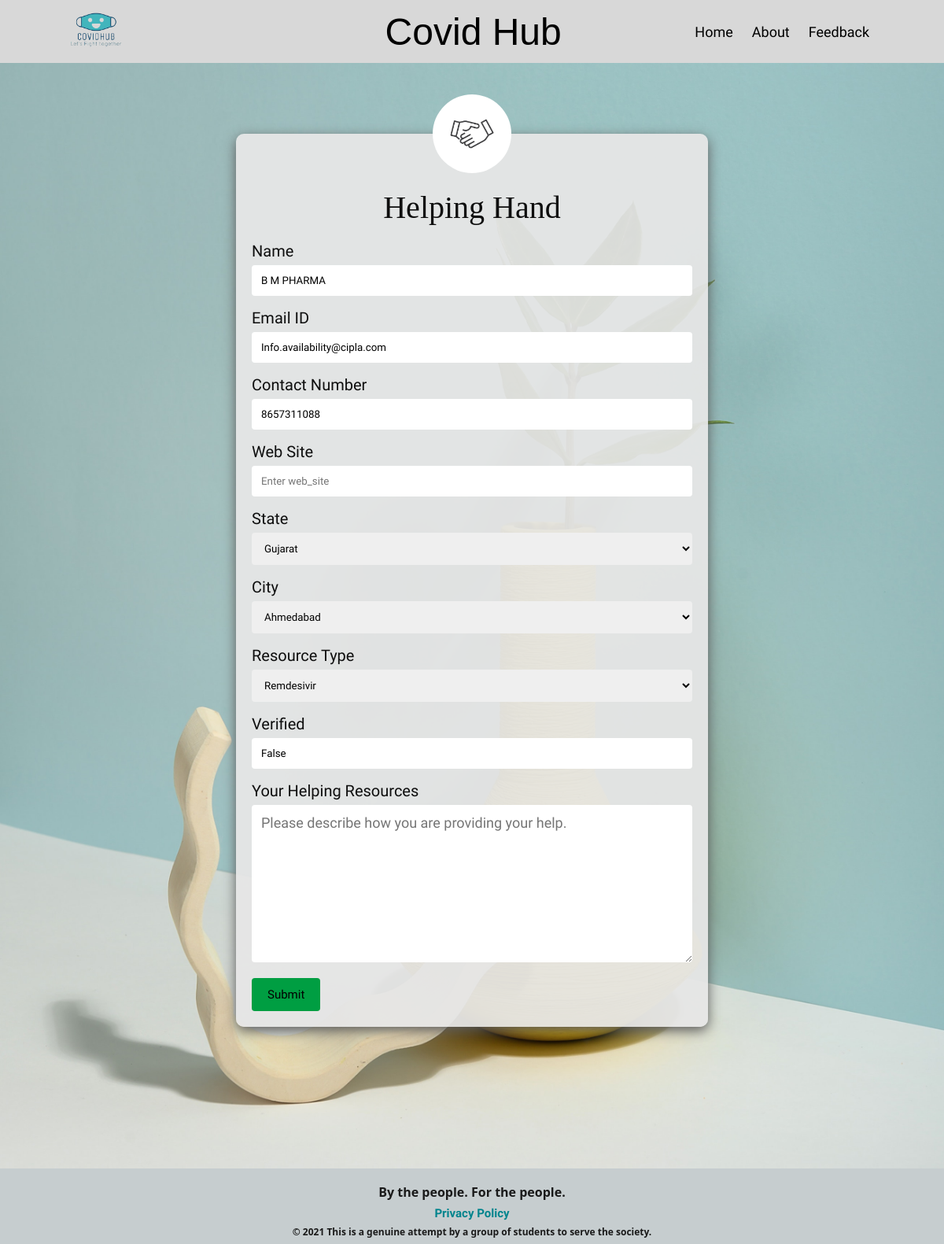
Page /editResource/1 on the earlier database version.
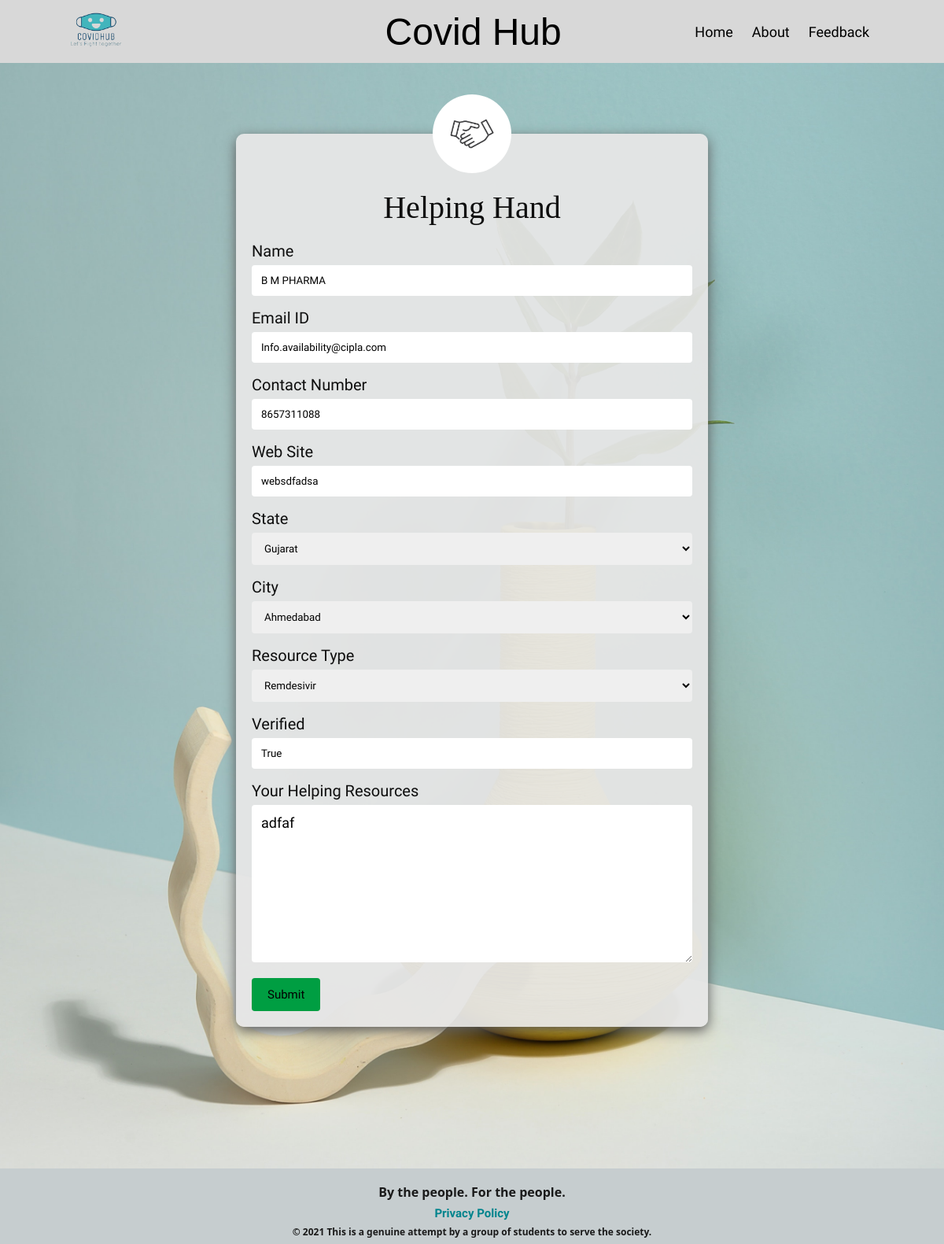
Same page on the later database version.
### receiver/models.py (models this page shows, shortened)
class Resource(models.Model):
    contact_name = models.CharField(default='', max_length=200)
    email_id = models.CharField(
        default='', max_length=200, blank=True, null=True)
    web_site = models.CharField(
        default='', max_length=200, blank=True, null=True)
    phone = models.CharField(default='', max_length=200)
    state = models.ForeignKey(
        State, on_delete=models.SET_NULL, blank=True, null=True)
    city = models.ForeignKey(
        City, on_delete=models.SET_NULL, blank=True, null=True)
    resource_name = models.ForeignKey(
        Res_type, verbose_name="resc_type", on_delete=models.DO_NOTHING)
    description = models.CharField(max_length=200, blank=True, null=True)
    verified = models.BooleanField(default=False)
    created_at = models.DateField(default=timezone.now, auto_created=True)
    updated_at = models.DateTimeField(auto_now=True)

class Res_type(models.Model):
    resource_name = models.CharField(max_length=50)
    more_info = models.CharField(
        default='', max_length=200, blank=True, null=True)
    def __str__(self):
        return self.resource_name

### receiver/views.py (the view)
# urls.py: path('editResource/<int:pk>', views.editResource, name='editResource'),
def editResource(request, pk):
    if request.method == "POST":
        res = Resource.objects.get(id=pk)
        hh = HelpForm(request.POST, instance=res)
        if hh.is_valid():
            hh.save()
            hhm = HelpForm()
            return render(request, 'editResource.html', {'hhm': hhm, 'msg': 'Help added!'})
        else:
            hhm = HelpForm()
            return render(request, 'editResource.html', {'hhm': hh, 'msg': 'Check for Errors!!!'})
    else:
        res = Resource.objects.get(id=pk)
        hhm = HelpForm(instance=res)
        name = res.contact_name
        email = res.email_id
        web_site = res.web_site
        phone = res.phone
        verified = res.verified
        description = res.description
        context = {
            'name': name,
            'hhm': hhm,
            'email': email,
            'web_site': web_site,
            'phone': phone,
            'description': description,
            'verified': verified,
        }
        return render(request, 'editResource.html', context)

### receiver/forms.py
class HelpForm(forms.ModelForm):
    class Meta:
        model = Resource
        fields = ['contact_name', 'email_id', 'web_site',
                  'phone', 'state', 'city', 'resource_name', 'verified', 'description']
    def __init__(self, *args, **kwargs):
        super().__init__(*args, **kwargs)
        self.fields['city'].queryset = City.objects.none()
        if 'state' in self.data:
            try:
                state_id = int(self.data.get('state'))
                self.fields['city'].queryset = City.objects.filter(
                    state_id=state_id).order_by('name')
            except (ValueError, TypeError):
                pass  # invalid input from the client; ignore and fallback to empty City queryset
        elif self.instance.pk:
            self.fields['city'].queryset = self.instance.state.city_set.order_by(
                'name')

### receiver/models.py (called while the page is built)
    def __str__(self):
        return self.name

    def __str__(self):
        return self.name

### receiver/templates/editResource.html (shortened to what this page needs)
{% extends 'base.html'%}
{% block content %}
{% load static %}
<link rel="stylesheet" href="{% static 'css/helpingHand.css' %}" type="text/css" />
<div class="container">
  <div class="imgdiv2">
    <img src="{% static 'images/hhicon.jpg' %}" alt="">
  </div>
  <div class="Title">Helping Hand</div>
  <form method="POST" id='helpH' data-cities-url="{% url 'ajax_load_cities' %}">
    <label for="fname">Name</label>
    <input type="text" id="fname" name="contact_name" placeholder="Enter your Full name" value="{{name}}" required>
    <label for="email_idn">Email ID</label>
    <input type="text" id="lname" name="email_id" placeholder="Enter your Email ID" value="{{email}}" required>
    <label for="phone">Contact Number</label>
    <input type="text" id="contact" name="phone" placeholder="Enter your contact number" value="{{ phone }}" required>
    <label for="web_site">Web Site</label>
    <input type="text" id="web_site" name="web_site" placeholder="Enter web_site" value="{{ web_site }}" required>
    <label for="state">State</label>
    {{ hhm.state }}
    <label for="city">City</label>
    {{ hhm.city }}
    <label for="res_type">Resource Type</label>
    {{ hhm.resource_name}}
    <label for="phone">Verified</label>
    <input type="text" id="verif" name="verified" placeholder="True/False" value="{{ verified }}" required>
    <label for="Your Helping Resources">Your Helping Resources</label>
    <textarea id="description " for='description ' name="description"
      placeholder="Please describe how you are providing your help. " style="height:200px">{{ description }}</textarea>
    <input type="submit" value="Submit">
  </form>
</div>
{% endblock %}

### receiver/templates/base.html (shortened to what this page needs)
{% load static %}
<!DOCTYPE html>
<html>
<head>
    <link rel="stylesheet" type="text/css" href="{% static 'css/base_style.css' %}" />
</head>
<body>
    <div class="header">
        <div class="logo">
        <a href="/"><img src="{% static 'images/LogoMask1.png' %}" style="height: 3.5rem; width:auto;" alt=""></a>
        </div>
        <div class="heading"><a href="/">Covid Hub </a> </div>
        <div class=" header-right">
            <a class="active" href="/">Home</a>
            <a href="/about">About</a>
            <a href="/fbform">Feedback</a>
        </div>
    </div>
    <div class="main-content">
        {% block content %}
        {% endblock %}
    </div>
    <footer>
        <div class="footer">
            <p class="w">
            <h1>By the people. For the people.</h1>
            <div class="privacy_policy">
                <a href="https://docs.google.com/document/d/1JK3R7gcYFhJYW7FmQ8sZge8h8mQhHGf6yKe4j1tIyCA/edit"><h4>Privacy Policy</h4></a>
            </div>
            <h2> &copy; 2021 This is a genuine attempt by a group of students to serve the society.</h2>
            </p>
        </div>
    </footer>
</body>
</html>

### receiver/static/css/base_style.css (style rules this page uses)
body, head { padding: 0px; margin: 0px; font-family: Arial, Helvetica, sans-serif; background-color: #fffcf3; }
.heading { margin-left: 160px; font-family: "Franklin Gothic Medium", "Arial Narrow", Arial, sans-serif; display: flex; justify-content: center; align-items: center; }
.header { display: flex; background-color: rgb(216, 216, 216); font-family: "Oxygen", sans-serif; height: 5rem; justify-content: space-around; padding-right: 10px; }
.header a { float: left; color: black; text-align: center; padding: 12px; text-decoration: none; font-size: 18px; line-height: 25px; border-radius: 4px; }
.header .heading a { font-size: 3rem; }
.header-right { display: flex; flex-direction: row; justify-content: center; align-items: center; }
.logo { display: flex; justify-content: center; align-items: center; }
.main-content { min-height: calc(100vh - 11rem); }
.privacy_policy { display: flex; justify-content: center; font-size: 15px; font-family: Oxygen; }
.privacy_policy h4 { color: #00848d;; margin-top:-4px ; margin-bottom: -4px; }
.privacy_policy a { text-decoration: none; }
.footer { position: relative; left: 0; bottom: 0; height: 6rem; background-color: rgb(198, 205, 207); color: rgb(26, 26, 26); text-align: center; font-family: "Segoe UI", Tahoma, Geneva, Verdana, sans-serif; font-size: 8px; padding: 1rem; }
.footer h1 { margin-top: -5px; }

### receiver/static/css/helpingHand.css (style rules this page uses)
body { font-family: Arial, Helvetica, sans-serif; background-image: url("../images/hhwide.jpg"); background-size: cover; background-repeat: no-repeat; }
* { box-sizing: border-box; }
.imgdiv2 img { display: flex; justify-content: center; border-radius: 50%; width: 100px; }
.imgdiv2 { display: flex; justify-content: center; position: relative; margin-top: -70px; }
.Title { display: flex; justify-content: center; font-family: Cambria, Cochin, Georgia, Times, "Times New Roman", serif; font-size: 40px; padding: 20px; font-weight: lighter; }
label { font-family: Oxygen; font-size: 20px; }
textarea { font-family: Oxygen; font-size: 18px; }
input[type="number"], select, textarea { width: 100%; padding: 12px; border-width: 0px; border-radius: 4px; box-sizing: border-box; margin-top: 6px; margin-bottom: 16px; resize: vertical; }
input[type="text"], select, textarea { font-family: Oxygen; width: 100%; padding: 12px; border-width: 0px; border-radius: 4px; box-sizing: border-box; margin-top: 6px; margin-bottom: 16px; resize: vertical; }
input[type="submit"] { font-family: Oxygen; background-color: #009e42; font-size: 15px; color: rgb(0, 0, 0); padding: 12px 20px; border: none; border-radius: 4px; cursor: pointer; }
.container { border-radius: 10px; box-shadow: 0 5px 1rem rgb(92, 92, 92); background-color: rgba(231, 231, 231, 0.938); color: rgb(14, 14, 14); margin: 5% auto 15% auto; width: 35%; padding: 20px; margin-left: 50%; }
@media only screen and (max-width: 1300px) { body { background-image: url("../images/hhmobile.jpg"); background-color: rgba(114, 173, 240, 0.87); } }
@media only screen and (max-width: 1300px) { .container { border-radius: 10px; box-shadow: 0 5px 1rem rgb(92, 92, 92); background-color: rgba(231, 231, 231, 0.938); color: rgb(14, 14, 14); margin: 5% auto 15% auto; width: 50%; padding: 20px; margin-top: 90px; } }

Differences in the rows shown:
changed Resource "B M PHARMA": web_site (not shown) → "websdfadsa"; description (not shown) → "adfaf"
Other differences:
form field verified: "False" → "True"
